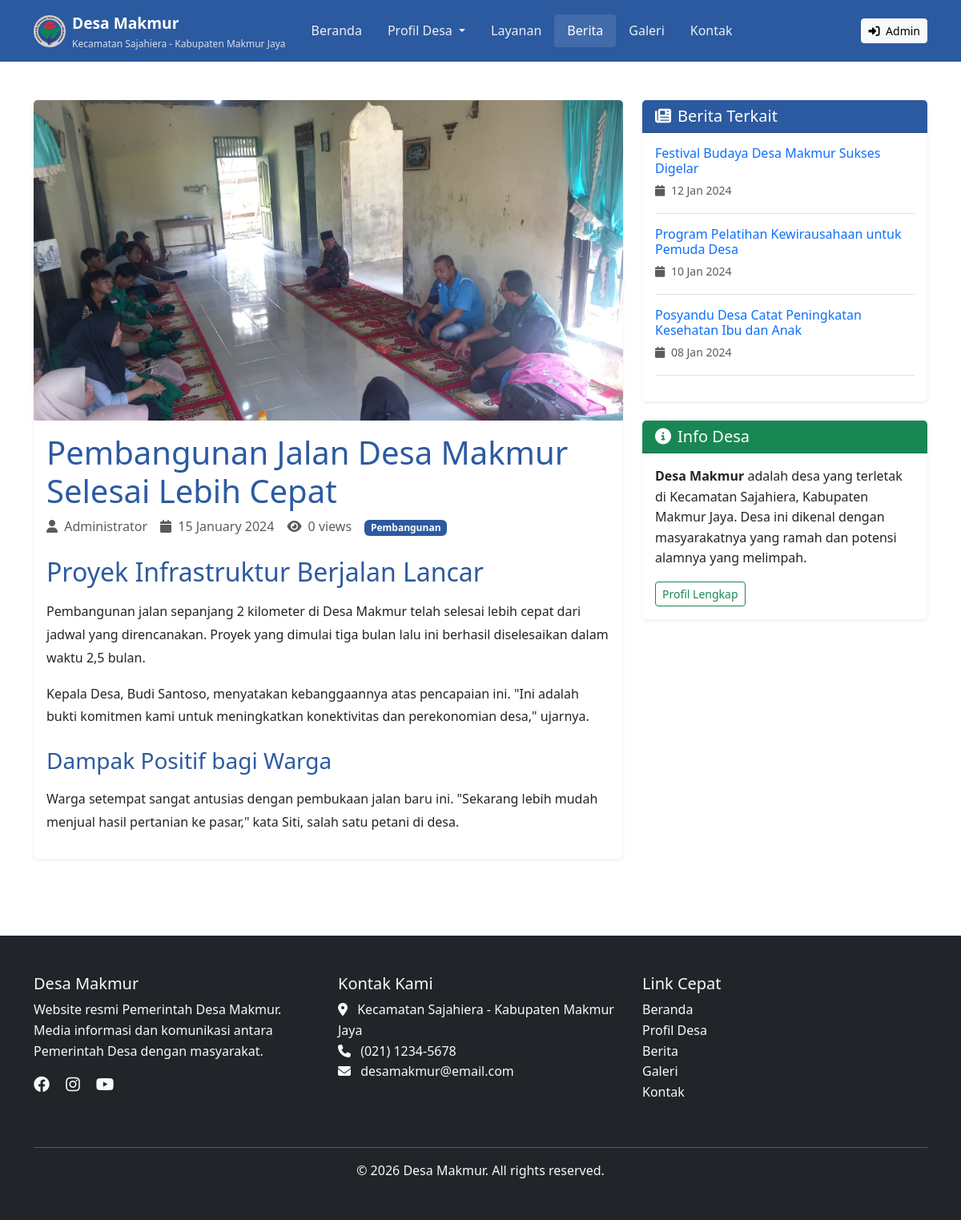
/pages/berita-detail.php?id=1, run on the app's committed database.
### tables this page shows
CREATE TABLE `berita` (
  `id` int NOT NULL,
  `judul` varchar(255) NOT NULL,
  `slug` varchar(255) NOT NULL,
  `konten` text NOT NULL,
  `thumbnail` varchar(255) DEFAULT NULL,
  `penulis_id` int DEFAULT NULL,
  `kategori` varchar(50) DEFAULT NULL,
  `status` enum('draft','publish') DEFAULT 'draft',
  `views` int DEFAULT '0',
  `created_at` timestamp NULL DEFAULT CURRENT_TIMESTAMP,
  `updated_at` timestamp NULL DEFAULT CURRENT_TIMESTAMP ON UPDATE CURRENT_TIMESTAMP
);

CREATE TABLE `users` (
  `id` int NOT NULL,
  `username` varchar(50) NOT NULL,
  `password` varchar(255) NOT NULL,
  `email` varchar(100) DEFAULT NULL,
  `nama_lengkap` varchar(100) NOT NULL,
  `role` enum('admin','editor','author') DEFAULT 'author',
  `created_at` timestamp NULL DEFAULT CURRENT_TIMESTAMP,
  `is_active` tinyint(1) DEFAULT '1'
);

### pages/berita-detail.php (the view, shortened to what this page needs)
<?php
include '../includes/config.php';
include 'includes/header-pages.php';
$id = (int)$_GET['id'];
$berita_query = $pdo->prepare("SELECT b.*, u.nama_lengkap FROM berita b
                              LEFT JOIN users u ON b.penulis_id = u.id
                              WHERE b.id = ? AND b.status = 'publish'");
$berita_query->execute([$id]);
$berita = $berita_query->fetch(PDO::FETCH_ASSOC);
$related_query = $pdo->prepare("SELECT id, judul, thumbnail, created_at FROM berita
                               WHERE status = 'publish' AND id != ?
                               ORDER BY created_at DESC LIMIT 3");
$related_query->execute([$id]);
$related_news = $related_query->fetchAll(PDO::FETCH_ASSOC);
?>
<div class="container py-5">
    <div class="row">
        <div class="col-lg-8">
            <article class="card shadow-sm">
                <?php if($berita['thumbnail']): ?>
                <img src="../uploads/artikel/<?= $berita['thumbnail'] ?>" class="card-img-top" alt="<?= $berita['judul'] ?>" style="max-height: 400px; object-fit: cover;">
                <?php endif; ?>
                <div class="card-body">
                    <h1 class="card-title text-primary"><?= $berita['judul'] ?></h1>
                    <div class="d-flex flex-wrap align-items-center text-muted mb-4">
                        <div class="me-3">
                            <i class="fas fa-user me-1"></i> <?= $berita['nama_lengkap'] ?>
                        </div>
                        <div class="me-3">
                            <i class="fas fa-calendar me-1"></i> <?= date('d F Y', strtotime($berita['created_at'])) ?>
                        </div>
                        <div class="me-3">
                            <i class="fas fa-eye me-1"></i> <?= $berita['views'] ?> views
                        </div>
                        <?php if($berita['kategori']): ?>
                        <div>
                            <span class="badge bg-primary"><?= $berita['kategori'] ?></span>
                        </div>
                        <?php endif; ?>
                    </div>
                    <div class="content">
                        <?= $berita['konten'] ?>
                    </div>
                </div>
            </article>
        </div>
        <div class="col-lg-4">
            <?php if($related_news): ?>
            <div class="card shadow-sm mb-4">
                <div class="card-header bg-primary text-white">
                    <h5 class="mb-0"><i class="fas fa-newspaper me-2"></i>Berita Terkait</h5>
                </div>
                <div class="card-body">
                    <?php foreach($related_news as $related): ?>
                    <div class="mb-3 pb-3 border-bottom">
                        <h6 class="mb-1">
                            <a href="berita-detail.php?id=<?= $related['id'] ?>" class="text-decoration-none">
                                <?= $related['judul'] ?>
                            </a>
                        </h6>
                        <small class="text-muted">
                            <i class="fas fa-calendar me-1"></i> <?= date('d M Y', strtotime($related['created_at'])) ?>
                        </small>
                    </div>
                    <?php endforeach; ?>
                </div>
            </div>
            <?php endif; ?>
            <div class="card shadow-sm">
                <div class="card-header bg-success text-white">
                    <h5 class="mb-0"><i class="fas fa-info-circle me-2"></i>Info Desa</h5>
                </div>
                <div class="card-body">
                    <p><strong>Desa Makmur</strong> adalah desa yang terletak di Kecamatan Sajahiera, Kabupaten Makmur Jaya. Desa ini dikenal dengan masyarakatnya yang ramah dan potensi alamnya yang melimpah.</p>
                    <a href="../pages/profil.php" class="btn btn-outline-success btn-sm">Profil Lengkap</a>
                </div>
            </div>
        </div>
    </div>
</div>
<?php include 'includes/footer-pages.php'; ?>

### pages/includes/header-pages.php (shortened to what this page needs)
<?php
$current_page = basename($_SERVER['PHP_SELF']);
?>
<!DOCTYPE html>
<html lang="id">
<head>
    <link href="https://cdn.jsdelivr.net/npm/bootstrap@5.3.0/dist/css/bootstrap.min.css" rel="stylesheet">
    <link rel="stylesheet" href="https://cdnjs.cloudflare.com/ajax/libs/font-awesome/6.4.0/css/all.min.css">
    <link href="../assets/css/style.css" rel="stylesheet">
</head>
<body>
    <nav class="navbar navbar-expand-lg navbar-dark bg-primary sticky-top">
        <div class="container">
            <a class="navbar-brand d-flex align-items-center" href="../index.php">
                <img src="../assets/images/logo/logo-desa.png" alt="Logo Desa" height="40" class="me-2">
                <div>
                    <strong class="mb-0">Desa Makmur</strong>
                    <small class="d-none d-md-block">Kecamatan Sajahiera - Kabupaten Makmur Jaya</small>
                </div>
            </a>
            <div class="collapse navbar-collapse" id="navbarNav">
                <ul class="navbar-nav me-auto">
                    <li class="nav-item">
                        <a class="nav-link <?= ($current_page == 'index.php') ? 'active' : '' ?>" href="../index.php">Beranda</a>
                    </li>
                    <li class="nav-item dropdown">
                        <a class="nav-link dropdown-toggle <?= ($current_page == 'profil.php') ? 'active' : '' ?>" href="#" role="button" data-bs-toggle="dropdown">
                            Profil Desa
                        </a>
                    </li>
                    <li class="nav-item">
                        <a class="nav-link <?= ($current_page == 'layanan.php') ? 'active' : '' ?>" href="layanan.php">Layanan</a>
                    </li>
                    <li class="nav-item">
                        <a class="nav-link <?= (in_array($current_page, ['berita.php', 'berita-detail.php'])) ? 'active' : '' ?>" href="berita.php">Berita</a>
                    </li>
                    <li class="nav-item">
                        <a class="nav-link <?= ($current_page == 'galeri.php') ? 'active' : '' ?>" href="galeri.php">Galeri</a>
                    </li>
                    <li class="nav-item">
                        <a class="nav-link <?= ($current_page == 'kontak.php') ? 'active' : '' ?>" href="kontak.php">Kontak</a>
                    </li>
                </ul>
                <div class="navbar-nav">
                    <a href="../admin/login.php" class="btn btn-light btn-sm">
                        <i class="fas fa-sign-in-alt me-1"></i> Admin
                    </a>
                </div>
            </div>
        </div>
    </nav>

### pages/includes/footer-pages.php (shortened to what this page needs)
<?php
$pengaturan_query = $pdo->query("SELECT * FROM pengaturan");
$pengaturan = [];
while($row = $pengaturan_query->fetch(PDO::FETCH_ASSOC)) {
    $pengaturan[$row['nama_setting']] = $row['nilai_setting'];
}
?>
    <footer class="bg-dark text-light py-5 mt-5">
        <div class="container">
            <div class="row">
                <div class="col-md-4 mb-4">
                    <h5>Desa Makmur</h5>
                    <p>Website resmi Pemerintah Desa Makmur. Media informasi dan komunikasi antara Pemerintah Desa dengan masyarakat.</p>
                    <div class="social-links">
                        <a href="<?= $pengaturan['social_facebook'] ?>" class="text-light me-3" target="_blank"><i class="fab fa-facebook fa-lg"></i></a>
                        <a href="<?= $pengaturan['social_instagram'] ?>" class="text-light me-3" target="_blank"><i class="fab fa-instagram fa-lg"></i></a>
                        <a href="<?= $pengaturan['social_youtube'] ?>" class="text-light" target="_blank"><i class="fab fa-youtube fa-lg"></i></a>
                    </div>
                </div>
                <div class="col-md-4 mb-4">
                    <h5>Kontak Kami</h5>
                    <p>
                        <i class="fas fa-map-marker-alt me-2"></i> Kecamatan Sajahiera - Kabupaten Makmur Jaya<br>
                        <i class="fas fa-phone me-2"></i> (021) 1234-5678<br>
                        <i class="fas fa-envelope me-2"></i> desamakmur@email.com
                    </p>
                </div>
                <div class="col-md-4 mb-4">
                    <h5>Link Cepat</h5>
                    <ul class="list-unstyled">
                        <li><a href="../index.php" class="text-light text-decoration-none">Beranda</a></li>
                        <li><a href="profil.php" class="text-light text-decoration-none">Profil Desa</a></li>
                        <li><a href="berita.php" class="text-light text-decoration-none">Berita</a></li>
                        <li><a href="galeri.php" class="text-light text-decoration-none">Galeri</a></li>
                        <li><a href="kontak.php" class="text-light text-decoration-none">Kontak</a></li>
                    </ul>
                </div>
            </div>
            <hr class="bg-light">
            <div class="row">
                <div class="col-md-12 text-center">
                    <p class="mb-0">&copy; <?= date('Y') ?> Desa Makmur. All rights reserved.</p>
                </div>
            </div>
        </div>
    </footer>
</body>
</html>

### assets/css/style.css (style rules this page uses)
:root { --primary-color: #2c5aa0; --secondary-color: #f8f9fa; --dark-color: #343a40; }
body { font-family: 'Segoe UI', Tahoma, Geneva, Verdana, sans-serif; line-height: 1.6; }
.text-primary { color: var(--primary-color) !important; }
.bg-primary { background-color: var(--primary-color) !important; }
.navbar-dark .navbar-nav .nav-link { color: rgba(255, 255, 255, 0.9); font-weight: 500; padding: 0.5rem 1rem; transition: color 0.3s ease; }
.navbar-dark .navbar-nav .nav-link:hover, .navbar-dark .navbar-nav .nav-link.active { color: #fff; background-color: rgba(255, 255, 255, 0.1); border-radius: 0.25rem; }
.card { transition: transform 0.3s ease, box-shadow 0.3s ease; border: none; }
.social-links a { transition: color 0.3s ease; }
.navbar-brand strong { font-size: 1.2rem; }
.navbar-brand small { font-size: 0.75rem; opacity: 0.8; }

### pages/berita-detail.php (style rules this page uses)
.content p { line-height: 1.8; margin-bottom: 1rem; }
.content h2, .content h3, .content h4 { margin-top: 1.5rem; margin-bottom: 1rem; color: var(--primary-color); }

### data on the page
berita: thumbnail (picture), judul "Pembangunan Jalan Desa Makmur Selesai Lebih Cepat", penulis.nama_lengkap "Administrator", created_at "15 January 2024", views "0", kategori "Pembangunan", konten "Proyek Infrastruktur Berjalan Lancar Pembangunan jalan sepanjang 2 kilometer di Desa Makmur telah selesai lebih cepat dari jadwal yang direncanakan. Proyek yang dimulai tiga bulan lalu ini berhasil diselesaikan dalam waktu 2,5 bulan. Kepala Desa, Budi Santoso, menyatakan kebanggaannya atas pencapaian ini. \"Ini adalah bukti komitmen kami untuk meningkatkan konektivitas dan perekonomian desa,\" ujarnya. Dampak Positif bagi Warga Warga setempat sangat antusias dengan pembukaan jalan baru ini. \"Sekarang lebih mudah menjual hasil pertanian ke pasar,\" kata Siti, salah satu petani di desa."
berita: judul "Festival Budaya Desa Makmur Sukses Digelar", created_at "12 Jan 2024"
berita: judul "Program Pelatihan Kewirausahaan untuk Pemuda Desa", created_at "10 Jan 2024"
berita: judul "Posyandu Desa Catat Peningkatan Kesehatan Ibu dan Anak", created_at "08 Jan 2024"
